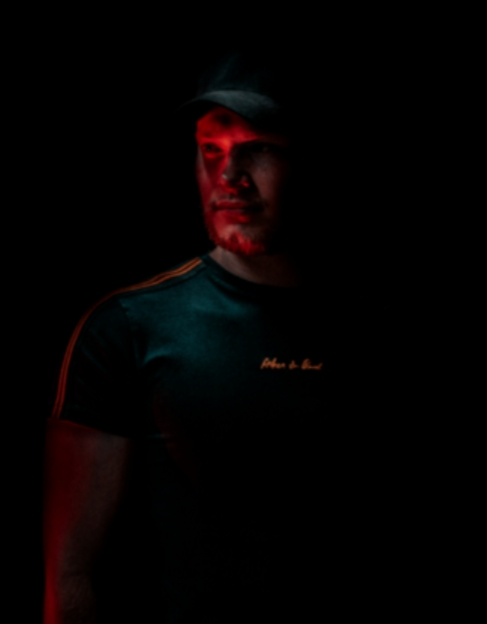
#> input picture P3/example.jpg, 487 x 624 px
$ python image-processing.py
#> lines starting #> are read from the running program, lines starting #| are printed output that depends on the picture
from PIL import Image,ImageEnhance
img_original = Image.open("example.jpg")
#> img_original is the input picture: PIL image 487x624 RGB; mean R, G, B 4.3, 1.8, 1.8
img_original.show("Original Image")
img = ImageEnhance.Contrast(img_original)
img.enhance(3.8).show("Image With More Contrast")
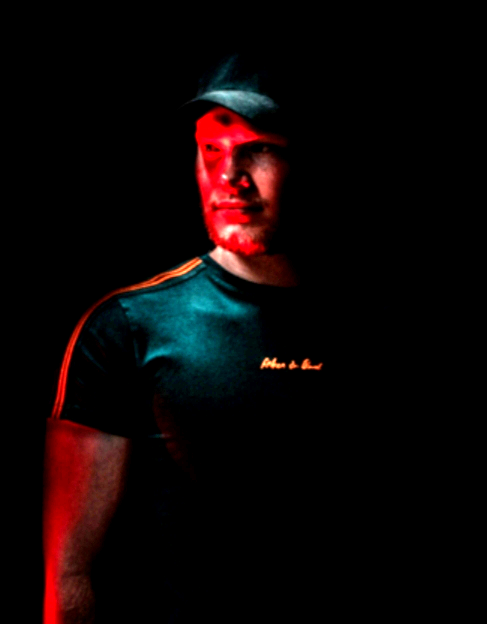
#> shown: PIL image 487x624 RGB; mean R, G, B 13, 5.4, 5.6

input()

from PIL import Image
import numpy as np
img = np.array(Image.open('example.jpg'))
img_red = img.copy()
img_red[:, :, (1, 2)] = 0
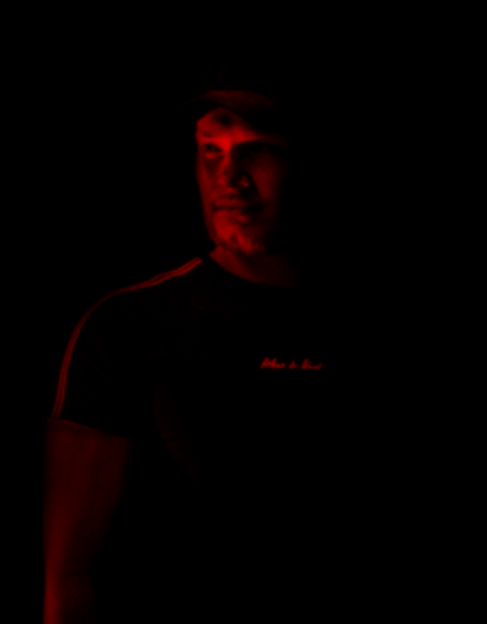
#> img_red: shape (624, 487, 3); mean R, G, B 4.3, 0, 0
img_green = img.copy()
img_green[:, :, (0, 2)] = 0
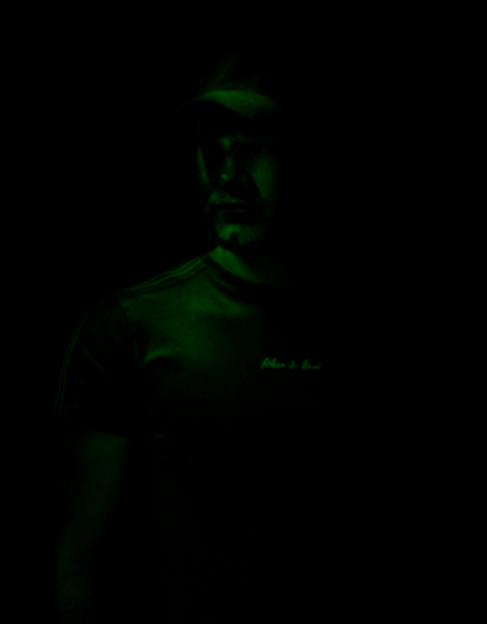
#> img_green: shape (624, 487, 3); mean R, G, B 0, 1.8, 0
img_blue = img.copy()
img_blue[:, :, (0, 1)] = 0
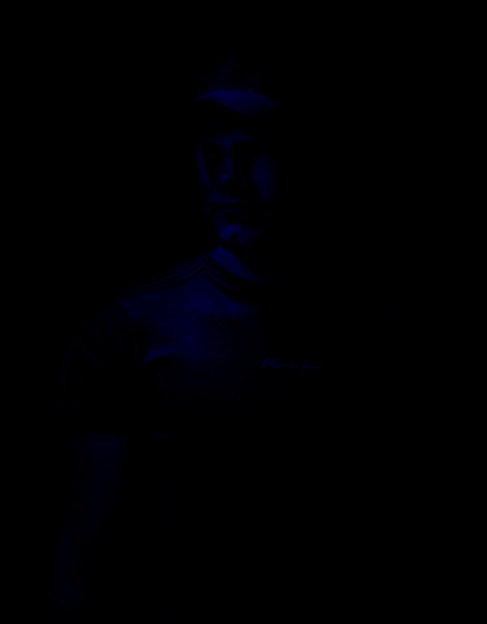
#> img_blue: shape (624, 487, 3); mean R, G, B 0, 0, 1.8
img_ORGB = np.concatenate((img,img_red, img_green, img_blue), axis=1)
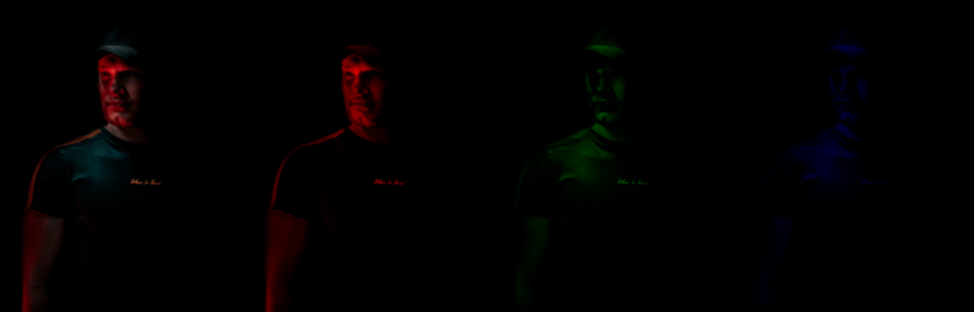
#> img_ORGB: shape (624, 1948, 3) (shown at 1/2 size); mean R, G, B 2.1, 0.9, 0.9
img_converted = Image.fromarray(img_ORGB)
img_converted.show()

input()

import cv2
img = cv2.imread("example.jpg")
imgCropped = img[150:383,125:290]
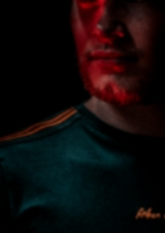
#> imgCropped: shape (233, 165, 3); mean B, G, R 10, 9.6, 15.2
shape = imgCropped.shape
#> shape = (233, 165, 3)
print(shape[0])
#| 233
imgCropped = cv2.resize(imgCropped,(shape[0]*12//10,shape[1]*2))
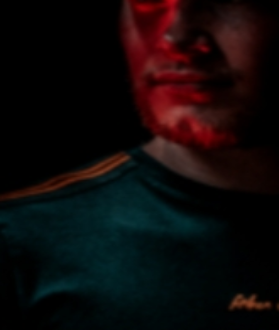
#> imgCropped: shape (330, 279, 3); mean B, G, R 9.9, 9.5, 15.1
cv2.imshow("Image cropped",imgCropped)
cv2.imshow("Image",img)
cv2.waitKey(0)
